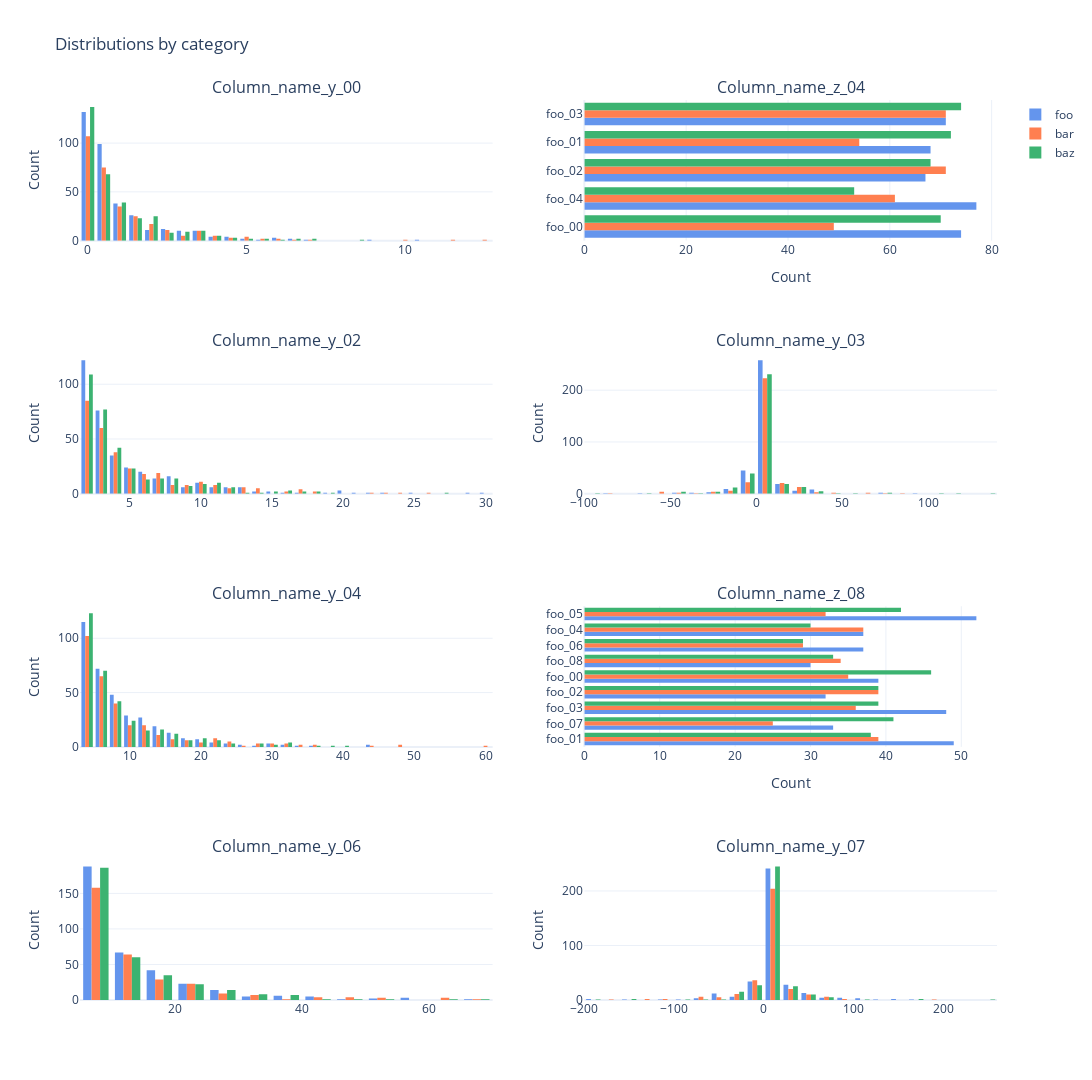

Source (notebook cell):
### Code cell
# Distribution plot of a set of variables

d_plot = d_plot
val_names = [
    "column_name_y_00",
    "column_name_z_04",
    "column_name_y_02",
    "column_name_y_03",
    "column_name_y_04",
    "column_name_z_08",
    "column_name_y_06",
    "column_name_y_07",
]
cat_name = "category"
cats = ["foo", "bar", "baz"]
colors = ["cornflowerblue", "coral", "mediumseagreen"]
n_plots = len(val_names)
n_plot_cols = 2
n_plot_rows = math.ceil(n_plots / n_plot_cols)

fig = subplots.make_subplots(
    rows=n_plot_rows,
    cols=n_plot_cols,
    subplot_titles=[c.capitalize() for c in val_names],
    horizontal_spacing=0.1,
)
for i, val_name in enumerate(val_names):
    for j, category in enumerate(cats):
        fig.add_trace(
            go.Histogram(
                x=(
                    None
                    if d_plot[val_name].dtype == "object"
                    else d_plot[d_plot[cat_name] == category][val_name]
                ),
                y=(
                    d_plot[d_plot[cat_name] == category][val_name]
                    if d_plot[val_name].dtype == "object"
                    else None
                ),
                name=category,
                showlegend=(i == 0),
                nbinsx=None if d_plot[val_name].dtype == "object" else 30,
                xbins=dict(size=bucket_size, start=None, end=None),
                marker=dict(color=colors[j]),
            ),
            row=1 + i // n_plot_cols,
            col=1 + i % n_plot_cols,
        )
    if d_plot[val_name].dtype == "object":
        fig.update_xaxes(
            title_text="Count", row=1 + i // n_plot_cols, col=1 + i % n_plot_cols
        )
    else:
        fig.update_yaxes(
            title_text="Count", row=1 + i // n_plot_cols, col=1 + i % n_plot_cols
        )
fig.update_traces(hovertemplate="%{x}<br>%{y}")
fig.update_layout(
    template="plotly_white",
    width=1200,
    height=80 + 250 * n_plot_rows,
    title=f"Distributions by {cat_name}",
    showlegend=True,
)

### Figure 1 — Plotly figure (JSON) as saved in the notebook; plotly's stock layout.template omitted (floating-point values rounded to 4 significant figures; data arrays with more than 128 entries replaced by an {"elided": "..."} marker saying what was removed)
{"data": [{"hovertemplate": "%{x}<br>%{y}", "marker": {"color": "cornflowerblue"}, "name": "foo", "nbinsx": 30, "showlegend": true, "type": "histogram", "x": {"elided": "357 float values"}, "xaxis": "x", "yaxis": "y"}, {"hovertemplate": "%{x}<br>%{y}", "marker": {"color": "coral"}, "name": "bar", "nbinsx": 30, "showlegend": true, "type": "histogram", "x": {"elided": "306 float values"}, "xaxis": "x", "yaxis": "y"}, {"hovertemplate": "%{x}<br>%{y}", "marker": {"color": "mediumseagreen"}, "name": "baz", "nbinsx": 30, "showlegend": true, "type": "histogram", "x": {"elided": "337 float values"}, "xaxis": "x", "yaxis": "y"}, {"hovertemplate": "%{x}<br>%{y}", "marker": {"color": "cornflowerblue"}, "name": "foo", "showlegend": false, "type": "histogram", "xaxis": "x2", "y": {"elided": "357 str values"}, "yaxis": "y2"}, {"hovertemplate": "%{x}<br>%{y}", "marker": {"color": "coral"}, "name": "bar", "showlegend": false, "type": "histogram", "xaxis": "x2", "y": {"elided": "306 str values"}, "yaxis": "y2"}, {"hovertemplate": "%{x}<br>%{y}", "marker": {"color": "mediumseagreen"}, "name": "baz", "showlegend": false, "type": "histogram", "xaxis": "x2", "y": {"elided": "337 str values"}, "yaxis": "y2"}, {"hovertemplate": "%{x}<br>%{y}", "marker": {"color": "cornflowerblue"}, "name": "foo", "nbinsx": 30, "showlegend": false, "type": "histogram", "x": {"elided": "357 float values"}, "xaxis": "x3", "yaxis": "y3"}, {"hovertemplate": "%{x}<br>%{y}", "marker": {"color": "coral"}, "name": "bar", "nbinsx": 30, "showlegend": false, "type": "histogram", "x": {"elided": "306 float values"}, "xaxis": "x3", "yaxis": "y3"}, {"hovertemplate": "%{x}<br>%{y}", "marker": {"color": "mediumseagreen"}, "name": "baz", "nbinsx": 30, "showlegend": false, "type": "histogram", "x": {"elided": "337 float values"}, "xaxis": "x3", "yaxis": "y3"}, {"hovertemplate": "%{x}<br>%{y}", "marker": {"color": "cornflowerblue"}, "name": "foo", "nbinsx": 30, "showlegend": false, "type": "histogram", "x": {"elided": "357 float values"}, "xaxis": "x4", "yaxis": "y4"}, {"hovertemplate": "%{x}<br>%{y}", "marker": {"color": "coral"}, "name": "bar", "nbinsx": 30, "showlegend": false, "type": "histogram", "x": {"elided": "306 float values"}, "xaxis": "x4", "yaxis": "y4"}, {"hovertemplate": "%{x}<br>%{y}", "marker": {"color": "mediumseagreen"}, "name": "baz", "nbinsx": 30, "showlegend": false, "type": "histogram", "x": {"elided": "337 float values"}, "xaxis": "x4", "yaxis": "y4"}, {"hovertemplate": "%{x}<br>%{y}", "marker": {"color": "cornflowerblue"}, "name": "foo", "nbinsx": 30, "showlegend": false, "type": "histogram", "x": {"elided": "357 float values"}, "xaxis": "x5", "yaxis": "y5"}, {"hovertemplate": "%{x}<br>%{y}", "marker": {"color": "coral"}, "name": "bar", "nbinsx": 30, "showlegend": false, "type": "histogram", "x": {"elided": "306 float values"}, "xaxis": "x5", "yaxis": "y5"}, {"hovertemplate": "%{x}<br>%{y}", "marker": {"color": "mediumseagreen"}, "name": "baz", "nbinsx": 30, "showlegend": false, "type": "histogram", "x": {"elided": "337 float values"}, "xaxis": "x5", "yaxis": "y5"}, {"hovertemplate": "%{x}<br>%{y}", "marker": {"color": "cornflowerblue"}, "name": "foo", "showlegend": false, "type": "histogram", "xaxis": "x6", "y": {"elided": "357 str values"}, "yaxis": "y6"}, {"hovertemplate": "%{x}<br>%{y}", "marker": {"color": "coral"}, "name": "bar", "showlegend": false, "type": "histogram", "xaxis": "x6", "y": {"elided": "306 str values"}, "yaxis": "y6"}, {"hovertemplate": "%{x}<br>%{y}", "marker": {"color": "mediumseagreen"}, "name": "baz", "showlegend": false, "type": "histogram", "xaxis": "x6", "y": {"elided": "337 str values"}, "yaxis": "y6"}, {"hovertemplate": "%{x}<br>%{y}", "marker": {"color": "cornflowerblue"}, "name": "foo", "nbinsx": 30, "showlegend": false, "type": "histogram", "x": {"elided": "357 float values"}, "xaxis": "x7", "yaxis": "y7"}, {"hovertemplate": "%{x}<br>%{y}", "marker": {"color": "coral"}, "name": "bar", "nbinsx": 30, "showlegend": false, "type": "histogram", "x": {"elided": "306 float values"}, "xaxis": "x7", "yaxis": "y7"}, {"hovertemplate": "%{x}<br>%{y}", "marker": {"color": "mediumseagreen"}, "name": "baz", "nbinsx": 30, "showlegend": false, "type": "histogram", "x": {"elided": "337 float values"}, "xaxis": "x7", "yaxis": "y7"}, {"hovertemplate": "%{x}<br>%{y}", "marker": {"color": "cornflowerblue"}, "name": "foo", "nbinsx": 30, "showlegend": false, "type": "histogram", "x": {"elided": "357 float values"}, "xaxis": "x8", "yaxis": "y8"}, {"hovertemplate": "%{x}<br>%{y}", "marker": {"color": "coral"}, "name": "bar", "nbinsx": 30, "showlegend": false, "type": "histogram", "x": {"elided": "306 float values"}, "xaxis": "x8", "yaxis": "y8"}, {"hovertemplate": "%{x}<br>%{y}", "marker": {"color": "mediumseagreen"}, "name": "baz", "nbinsx": 30, "showlegend": false, "type": "histogram", "x": {"elided": "337 float values"}, "xaxis": "x8", "yaxis": "y8"}], "layout": {"annotations": [{"font": {"size": 16}, "showarrow": false, "text": "Column_name_y_00", "x": 0.225, "xanchor": "center", "xref": "paper", "y": 1, "yanchor": "bottom", "yref": "paper"}, {"font": {"size": 16}, "showarrow": false, "text": "Column_name_z_04", "x": 0.775, "xanchor": "center", "xref": "paper", "y": 1, "yanchor": "bottom", "yref": "paper"}, {"font": {"size": 16}, "showarrow": false, "text": "Column_name_y_02", "x": 0.225, "xanchor": "center", "xref": "paper", "y": 0.7188, "yanchor": "bottom", "yref": "paper"}, {"font": {"size": 16}, "showarrow": false, "text": "Column_name_y_03", "x": 0.775, "xanchor": "center", "xref": "paper", "y": 0.7188, "yanchor": "bottom", "yref": "paper"}, {"font": {"size": 16}, "showarrow": false, "text": "Column_name_y_04", "x": 0.225, "xanchor": "center", "xref": "paper", "y": 0.4375, "yanchor": "bottom", "yref": "paper"}, {"font": {"size": 16}, "showarrow": false, "text": "Column_name_z_08", "x": 0.775, "xanchor": "center", "xref": "paper", "y": 0.4375, "yanchor": "bottom", "yref": "paper"}, {"font": {"size": 16}, "showarrow": false, "text": "Column_name_y_06", "x": 0.225, "xanchor": "center", "xref": "paper", "y": 0.1562, "yanchor": "bottom", "yref": "paper"}, {"font": {"size": 16}, "showarrow": false, "text": "Column_name_y_07", "x": 0.775, "xanchor": "center", "xref": "paper", "y": 0.1562, "yanchor": "bottom", "yref": "paper"}], "height": 1080, "showlegend": true, "title": {"text": "Distributions by category"}, "width": 1200, "xaxis": {"anchor": "y", "domain": [0, 0.45]}, "xaxis2": {"anchor": "y2", "domain": [0.55, 1], "title": {"text": "Count"}}, "xaxis3": {"anchor": "y3", "domain": [0, 0.45]}, "xaxis4": {"anchor": "y4", "domain": [0.55, 1]}, "xaxis5": {"anchor": "y5", "domain": [0, 0.45]}, "xaxis6": {"anchor": "y6", "domain": [0.55, 1], "title": {"text": "Count"}}, "xaxis7": {"anchor": "y7", "domain": [0, 0.45]}, "xaxis8": {"anchor": "y8", "domain": [0.55, 1]}, "yaxis": {"anchor": "x", "domain": [0.8438, 1], "title": {"text": "Count"}}, "yaxis2": {"anchor": "x2", "domain": [0.8438, 1]}, "yaxis3": {"anchor": "x3", "domain": [0.5625, 0.7188], "title": {"text": "Count"}}, "yaxis4": {"anchor": "x4", "domain": [0.5625, 0.7188], "title": {"text": "Count"}}, "yaxis5": {"anchor": "x5", "domain": [0.2812, 0.4375], "title": {"text": "Count"}}, "yaxis6": {"anchor": "x6", "domain": [0.2812, 0.4375]}, "yaxis7": {"anchor": "x7", "domain": [0, 0.1562], "title": {"text": "Count"}}, "yaxis8": {"anchor": "x8", "domain": [0, 0.1562], "title": {"text": "Count"}}}}
